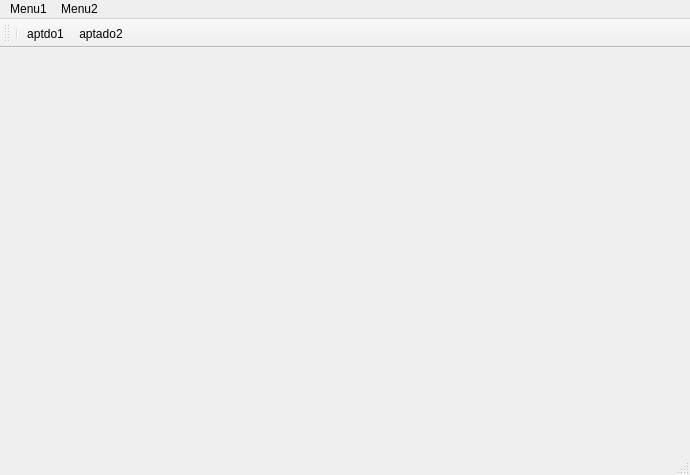
<?xml version="1.0" encoding="UTF-8"?>
<ui version="4.0">
 <class>MainWindow</class>
 <widget class="QMainWindow" name="MainWindow">
  <property name="geometry">
   <rect>
    <x>0</x>
    <y>0</y>
    <width>690</width>
    <height>475</height>
   </rect>
  </property>
  <property name="windowTitle">
   <string>MainWindow</string>
  </property>
  <widget class="QWidget" name="centralwidget"/>
  <widget class="QMenuBar" name="menubar">
   <property name="geometry">
    <rect>
     <x>0</x>
     <y>0</y>
     <width>690</width>
     <height>22</height>
    </rect>
   </property>
   <widget class="QMenu" name="menuTest">
    <property name="title">
     <string>Menu1</string>
    </property>
    <addaction name="actionaptdo1"/>
    <addaction name="actionaptado2"/>
    <addaction name="separator"/>
    <addaction name="separator"/>
    <addaction name="actionotros"/>
   </widget>
   <widget class="QMenu" name="menuMenu2">
    <property name="title">
     <string>Menu2</string>
    </property>
   </widget>
   <addaction name="menuTest"/>
   <addaction name="menuMenu2"/>
  </widget>
  <widget class="QStatusBar" name="statusbar"/>
  <widget class="QToolBar" name="toolBar">
   <property name="windowTitle">
    <string>toolBar</string>
   </property>
   <attribute name="toolBarArea">
    <enum>TopToolBarArea</enum>
   </attribute>
   <attribute name="toolBarBreak">
    <bool>false</bool>
   </attribute>
   <addaction name="separator"/>
   <addaction name="actionaptdo1"/>
   <addaction name="actionaptado2"/>
  </widget>
  <action name="actionaptdo1">
   <property name="icon">
    <iconset theme="QIcon::ThemeIcon::DocumentSend"/>
   </property>
   <property name="text">
    <string>aptdo1</string>
   </property>
  </action>
  <action name="actionaptado2">
   <property name="icon">
    <iconset theme="QIcon::ThemeIcon::DocumentProperties"/>
   </property>
   <property name="text">
    <string>aptado2</string>
   </property>
  </action>
  <action name="actionotros">
   <property name="text">
    <string>otros</string>
   </property>
  </action>
 </widget>
 <resources/>
 <connections/>
</ui>
